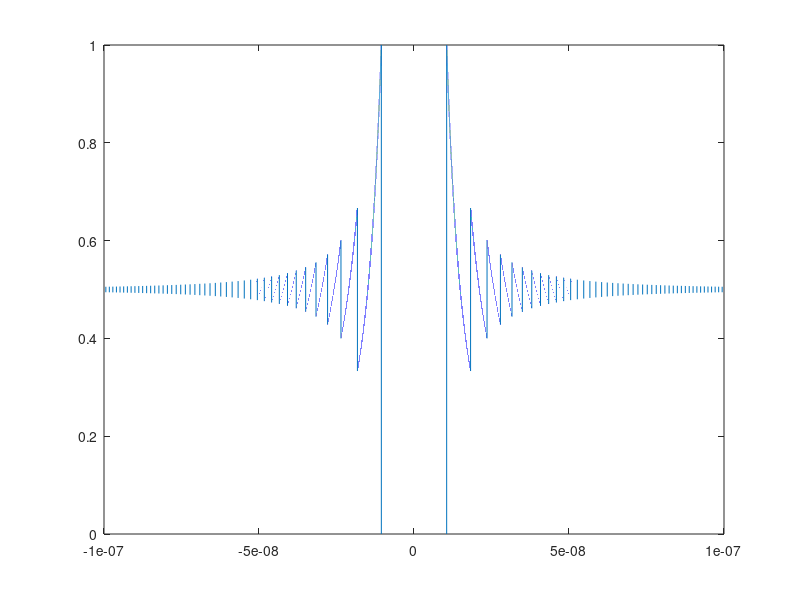

Reproduce this figure in MATLAB.
clear all; close all; clc
F = @(x) (1 - cos(x))./x.^2;

%fplot(F,[-1*1e-2,1*1e-2])

b = 1*1e-7;
a = -b;

d = (b-a)/1e6 %Estamos analizando valores entre 10⁻⁷ y -10⁻⁷ tomando muchos
              %puntos en medio. Si vemos la gráfica normal de F, veremos
              %que en valore próximos a 0, la función parece tender a 0.5.
              %Sin embargo, al tomar estas medidas más precisas, podemos
              %ver que hay valores por encima y por debajo de 0.5, debido a
              %un error de cálculo al aproximarse a 0

%d = 2*1e-2/1e6 %Ahora le estamos pidiendo que dibuje muchos puntos
%x = -1*1e-2:d:1e-2;

c = a:d:b;

plot(c,F(c))

%pause

%Vamos a analizar la función f(x) = (1 - cos(x)) / x^2
%Esta función no está definida para x = 0, por lo que vamos a analizar 
%la función en valores de x próximos a 0

%x = 2*1e-8; %En este caso, el error es del orden del error de la maquina
            % eps, por lo que el resultado obtenido en f va a ser mayor que
            %0.5, lo que no debería pasar. Si seguimos bajando el valor de
            %la x, el num valdría 0, ya que es menor que el error de la 
            %máquina, y por lo tanto f también valdría 0

% c = cos(x);
% 
% num = 1 - c
% eps
% 
% f = num/x^2